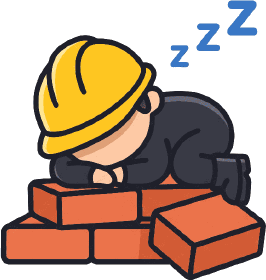
#> input picture brand/source/builder-cutout.png, 266 x 280 px
$ python cutout.py ../brand/source/builder-cutout.png ../brand/source/builder-cutout.png
#> lines starting #> are read from the running program, lines starting #| are printed output that depends on the picture
"""Cut the Nobody Builds illustration out of its flat cream background; report palette.
usage: python -I cutout.py <avatar.png> <out_dir>"""
import sys, os
from collections import deque, Counter
from PIL import Image

src, out = sys.argv[1], sys.argv[2]
os.makedirs(out, exist_ok=True)
im = Image.open(src).convert("RGB")
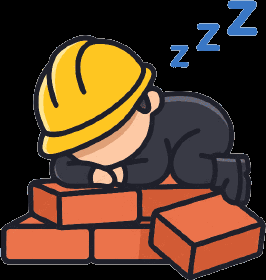
#> im: PIL image 266x280 RGB; mean R, G, B 87.3, 60.4, 40.7
W, H = im.size
#> W = 266; H = 280
px = im.load()

corners = [px[x, y] for x in (2, W - 3) for y in (2, H - 3)]
#> corners = [(0, 0, 0), (0, 0, 0), (0, 0, 0), (0, 0, 0)]
bg = tuple(sorted(c[i] for c in corners)[1] for i in range(3))
#> bg = (0, 0, 0)
dist = lambda c: max(abs(c[i] - bg[i]) for i in range(3))

# 1. background = pixels near bg colour connected to the border
TOL = 14
isbg = [[False] * H for _ in range(W)]
q = deque((x, y) for x in range(W) for y in (0, H - 1)) + deque((x, y) for y in range(H) for x in (0, W - 1))
for x, y in q:
    isbg[x][y] = True
while q:
    x, y = q.popleft()
    for nx, ny in ((x + 1, y), (x - 1, y), (x, y + 1), (x, y - 1)):
        if 0 <= nx < W and 0 <= ny < H and not isbg[nx][ny] and dist(px[nx, ny]) <= TOL:
            isbg[nx][ny] = True
            q.append((nx, ny))

# 2. drop small foreground specks (e.g. the corner sparkle); keep real parts like the zzz
seen = [[False] * H for _ in range(W)]
keep = [[False] * H for _ in range(W)]
for sx in range(W):
    for sy in range(H):
        if isbg[sx][sy] or seen[sx][sy]:
            continue
        comp, q = [], deque([(sx, sy)])
        seen[sx][sy] = True
        while q:
            x, y = q.popleft()
            comp.append((x, y))
            for nx, ny in ((x + 1, y), (x - 1, y), (x, y + 1), (x, y - 1)):
                if 0 <= nx < W and 0 <= ny < H and not isbg[nx][ny] and not seen[nx][ny]:
                    seen[nx][ny] = True
                    q.append((nx, ny))
        strong = sum(1 for p in comp if dist(px[p]) > 60)
        if strong >= 40:
            for x, y in comp:
                keep[x][y] = True
        else:
            print(f"dropped speck: {len(comp)} px at {comp[0]}")
#> after the loop, keep = 266 items; seen = 266 items

# 3. alpha with soft, colour-decontaminated edges
outim = Image.new("RGBA", (W, H))
#> outim: PIL image 266x280 RGBA; every value is 0
op = outim.load()
for x in range(W):
    for y in range(H):
        if not keep[x][y]:
            continue
        c = px[x, y]
        edge = any(0 <= x + dx < W and 0 <= y + dy < H and not keep[x + dx][y + dy]
                   for dx in (-1, 0, 1) for dy in (-1, 0, 1))
        a = 1.0 if not edge else min(1.0, max(0.15, dist(c) / 90))
        rgb = tuple(max(0, min(255, round((c[i] - (1 - a) * bg[i]) / a))) for i in range(3))
        op[x, y] = rgb + (round(a * 255),)

bbox = outim.getbbox()
#> bbox = (1, 1, 265, 279)
cut = outim.crop(bbox)
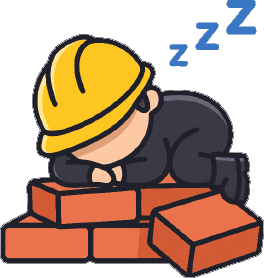
#> cut: PIL image 264x278 RGBA; mean R, G, B, A 88.7, 61.4, 41.4, 156.3; transparent parts drawn white
cut.save(os.path.join(out, "illustration-cutout.png"))
print("bg", "#%02X%02X%02X" % bg, "bbox", bbox, "cutout", cut.size)
#| bg #000000 bbox (1, 1, 265, 279) cutout (264, 278)

# palette: dominant saturated/dark colours of the illustration
cols = Counter()
for x in range(W):
    for y in range(H):
        if keep[x][y]:
            r, g, b = px[x, y]
            cols[(r // 12 * 12, g // 12 * 12, b // 12 * 12)] += 1
#> after the loop, cols = 369 items
for (r, g, b), n in cols.most_common(14):
    print("#%02X%02X%02X" % (r, g, b), n)
#> this loop made 14 passes
#> (r, g, b, n) on passes 1 to 12: (24, 24, 36, 10623), (228, 108, 72, 8078), (252, 192, 24, 6536), (48, 48, 60, 6492), (204, 84, 48, 4082), (252, 192, 156, 1669), (48, 108, 192, 1161), (36, 36, 48, 1158), (216, 156, 108, 389), (252, 228, 144, 350), (24, 36, 36, 328), (132, 132, 132, 217)
#| #181824 10623
#| #E46C48 8078
#| #FCC018 6536
#| #30303C 6492
#| #CC5430 4082
#| #FCC09C 1669
#| #306CC0 1161
#| #242430 1158
#> (further printed lines are left out)
